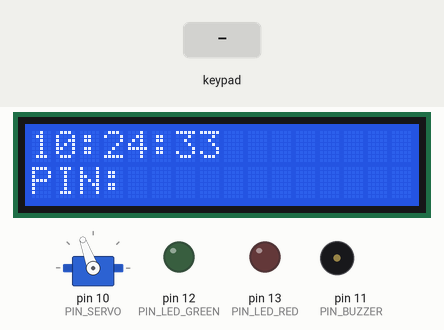
Simulated run of this sketch. Board: Arduino Uno, built with avr-gcc and run on an emulated ATmega328P. Parts: servo, 16×2 character LCD, output pins drawn as LEDs (lit = HIGH), buzzer (waves = sounding). Dashed ring = blinking. The test bench sets the inputs (shaded band). The local clock reads 2024-03-15 10:24:30 at power-on unless the sketch sets it; what the sketch prints to the serial monitor is not drawn.

Above: at 3.3 s.
3.4 s: keypad keys 0 1 2 3 D pressed 0.4 s apart
At 6.6 s:
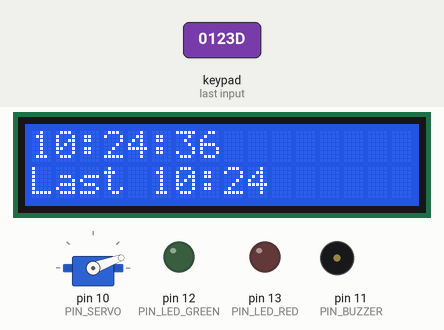
6.9 s: keypad keys 2 3 4 5 D pressed 0.4 s apart
At 7.97 s:
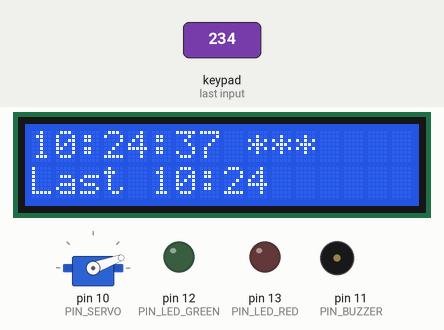
10.4 s: keypad keys 0 1 2 3 D pressed 0.4 s apart
At 12.8 s:
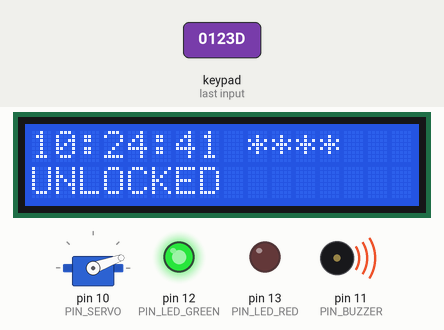
13.9 s: key '9' pressed
At 14.6 s:
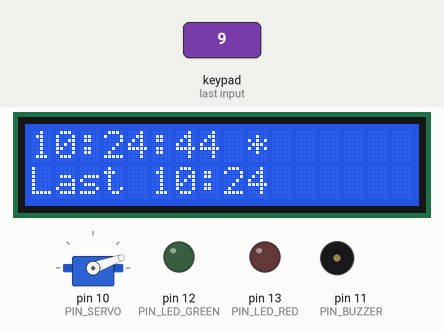
16.9 s: keypad keys 6 7 8 9 D pressed 0.4 s apart
At 18.32 s:
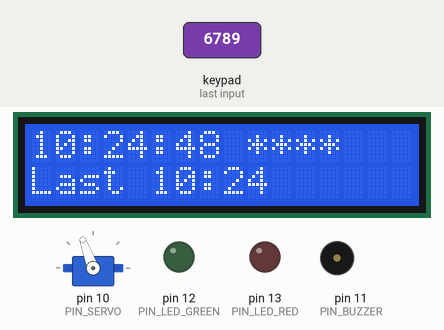
21.6 s: key 'D' pressed
At 21.72 s:
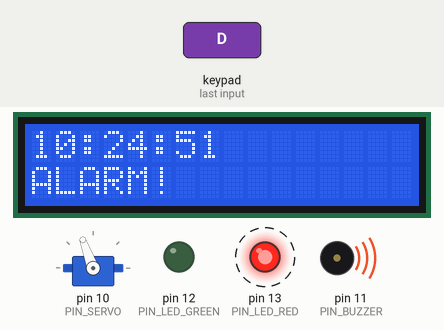
Timing chart, 0 to 24.7 s (numbered marks = the images above; inputs shaded):
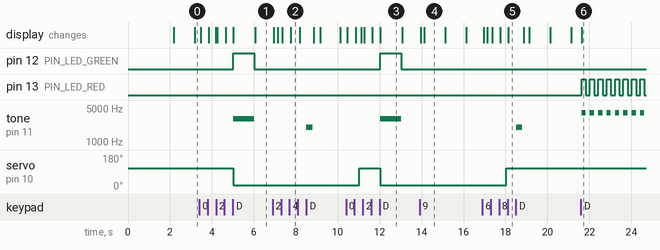

Measured:
- after the input at 3.4 s, pin 12 (PIN_LED_GREEN): LOW → HIGH after 1.6 s, → LOW 1.0 s later; tone on pin 11 (PIN_BUZZER): silent → 3000 Hz after 1.6 s, → silent 1.0 s later; servo on pin 10 (PIN_SERVO): 110° → 20° after 1.6 s; the display: first changes after 0.08 s (image 1 shows a later state)
- after the input at 6.9 s, tone on pin 11 (PIN_BUZZER): silent → 2000 Hz after 1.6 s, → silent 0.30 s later; the display: first changes after 0.06 s (image 2 shows a later state)
- after the input at 10.4 s, pin 12 (PIN_LED_GREEN): LOW → HIGH after 1.6 s, → LOW 1.0 s later; tone on pin 11 (PIN_BUZZER): silent → 3000 Hz after 1.6 s, → silent 1.0 s later; the display: first changes after 0.06 s (image 3 shows a later state)
- after the input at 13.9 s, the display: first changes after 0.06 s (image 4 shows a later state)
- after the input at 16.9 s, tone on pin 11 (PIN_BUZZER): silent → 2000 Hz after 1.6 s, → silent 0.30 s later; the display: first changes after 0.06 s (image 5 shows a later state)
- after the input at 21.6 s, pin 13 (PIN_LED_RED): alternates HIGH for 0.20 s and LOW for 0.20 s, starting at once; tone on pin 11 (PIN_BUZZER): alternates 4000 Hz for 0.20 s and silent for 0.20 s, starting at once; the display: changes at once (image 6)
- what the display in image 3 shows lasts 1.1 s, from 12.0 s to 13.1 s

The sketch:

esafe.ino
```cpp
#include <Wire.h>
#include <RTClib.h>
#include <LiquidCrystal_I2C.h>
#include <Servo.h>
#include <Keypad.h>
#include <avr/io.h>

constexpr uint8_t PIN_BUZZER = 11;
constexpr uint8_t PIN_LED_GREEN = 12;
constexpr uint8_t PIN_LED_RED = 13;
constexpr uint8_t PIN_SERVO = 10;

constexpr uint8_t SERVO_LOCKED = 110;
constexpr uint8_t SERVO_UNLOCKED = 20;

const char MASTER_PIN[] = "0123";
constexpr uint8_t MAX_PIN_LEN = sizeof(MASTER_PIN) - 1;
constexpr uint8_t MAX_WRONG = 3;

// store alarm duration in ms
const uint32_t ALARM_DUR = 5000UL;

constexpr uint8_t WINDOW_START = 9;
constexpr uint8_t WINDOW_END = 23;

// declare RTC object (Lab 6)
RTC_DS1307 rtc;

// declare LCD object at I²C addr 0×27 (Lab 6)
LiquidCrystal_I2C lcd(0x27, 16, 2);

// declare servo object (Lab 3)
Servo latchServo;

// declare keypad rows and columns
const byte ROWS = 4;
const byte COLS = 4;

// create key map
char keys[ROWS][COLS] = { {'D','C','B','A'},
                          {'#','9','6','3'},
                          {'0','8','5','2'},
                          {'*','7','4','1'} };

// assign MCU pins to rows
byte rowPins[ROWS] = { 2, 3, 4, 5 };
// assign MCU pins to columns
byte colPins[COLS] = { 6, 7, 8, 9 };

// create keypad helper
Keypad keypad(makeKeymap(keys), rowPins, colPins, ROWS, COLS);
String entered;
uint8_t wrongCount = 0;
DateTime lastUnlock((uint32_t)0);

// store last LCD refresh moment
uint32_t lastDisplayMs = 0;

// flag that becomes true after first unlock
bool hasUnlocked = false;

// store moment when servo must relock
uint32_t lockRestoreMs = 0;

/* ADC support (Lab 4) */

// store last supply-voltage measurement moment
uint32_t lastVccMs = 0;

// store most recent Vcc reading in mV
uint16_t vcc_mV = 0;

/* ADC initialisation (Lab 4) */
void adcInit()
{
  // select AVcc as reference and internal band-gap (channel 14)
  ADMUX = _BV(REFS0) | 0b11110;

  // enable ADC and set prescaler to ÷16
  ADCSRA = _BV(ADEN) | _BV(ADPS2);
}

/* convert band-gap reading to millivolts (Lab 4) */
uint16_t readVccmV()
{
  // start a single conversion
  ADCSRA |= _BV(ADSC);

  // wait until ADSC clears
  while (ADCSRA & _BV(ADSC));

  // read 10-bit result
  uint16_t adc = ADC;

  // compute Vcc using Vbg ≈ 1.126 V
  return (uint32_t)1126 * 1024 / adc;
}

/* helper: overwrite one LCD row with spaces */
void clearLine(uint8_t row)
{
  // move cursor to beginning of row
  lcd.setCursor(0, row);

  // print 16 spaces
  for (uint8_t i = 0; i < 16; ++i)
    lcd.print(' ');
}

/* helper: check if time is inside allowed window */
bool inWindow(const DateTime& t)
{
  // extract hour from timestamp
  uint8_t h = t.hour();

  // return true if inside bounds
  return h >= WINDOW_START && h <= WINDOW_END;
}


/* redraw complete user interface */
void updateDisplay()
{
  // request current time from RTC
  DateTime now = rtc.now();

  // allocate buffer for formatted strings
  char buf[17];

  // build "HH:MM:SS"
  snprintf(buf, sizeof(buf), "%02u:%02u:%02u",
           now.hour(), now.minute(), now.second());

  // clear first row
  clearLine(0);

  // place cursor at row 0 col 0
  lcd.setCursor(0, 0);

  // print time string
  lcd.print(buf);

  // clear second row
  clearLine(1);

  // check if user is typing
  if (entered.length() > 0)
  {
    // check if safe hasn’t been unlocked yet
    if (!hasUnlocked)
    {
      // print “PIN:” label
      lcd.setCursor(0, 1);
      lcd.print("PIN:");

      // move after label
      lcd.setCursor(4, 1);

      // print one asterisk per digit typed
      for (uint8_t i = 0; i < entered.length(); ++i)
        lcd.print('*');
    }
    else
    {
      // build “Last HH:MM” string
      snprintf(buf, sizeof(buf), "Last %02u:%02u",
               lastUnlock.hour(), lastUnlock.minute());

      // print last-unlock time
      lcd.setCursor(0, 1);
      lcd.print(buf);

      // show asterisks after clock on first row
      lcd.setCursor(8, 0);
      lcd.print(' ');
      for (uint8_t i = 0; i < entered.length(); ++i)
        lcd.print('*');
    }

    // stop further processing
    return;
  }

  // if not typing and safe has been unlocked before
  if (hasUnlocked)
  {
    // build message again
    snprintf(buf, sizeof(buf), "Last %02u:%02u",
             lastUnlock.hour(), lastUnlock.minute());

    // print on second row
    lcd.setCursor(0, 1);
    lcd.print(buf);
  }
  else
  {
    // prompt for PIN the very first time
    lcd.setCursor(0, 1);
    lcd.print("PIN:");
  }
}

/* empty buffer and refresh display */
void resetEntry()
{
  // clear string object
  entered = "";

  // redraw UI
  updateDisplay();
}

/* play alarm (LED + buzzer) */
void triggerAlarm()
{
  clearLine(1);
  lcd.setCursor(0, 1);
  lcd.print("ALARM!");

  // record start time
  uint32_t start = millis();

  // loop for ALARM_DUR ms
  while (millis() - start < ALARM_DUR)
  {
    digitalWrite(PIN_LED_RED, HIGH);

    tone(PIN_BUZZER, 4000);

    delay(200);

    digitalWrite(PIN_LED_RED, LOW);

    noTone(PIN_BUZZER);

    delay(200);
  }

  // reset wrong-attempt counter
  wrongCount = 0;

  resetEntry();
}

/* unlock the door and schedule auto-relock */
void unlockDoor(const DateTime& now)
{
  clearLine(1);

  lcd.setCursor(0, 1);
  lcd.print("UNLOCKED");

  latchServo.write(SERVO_UNLOCKED);

  digitalWrite(PIN_LED_GREEN, HIGH);

  tone(PIN_BUZZER, 3000);

  delay(1000);

  noTone(PIN_BUZZER);

  digitalWrite(PIN_LED_GREEN, LOW);

  lastUnlock = now;
  hasUnlocked = true;

  lockRestoreMs = millis() + 5000;

  resetEntry();
}

/* feedback when unlocking outside hours */
void outsideHours()
{
  clearLine(1);
  lcd.setCursor(0, 1);
  lcd.print("OUTSIDE HOURS");

  digitalWrite(PIN_LED_RED, HIGH);

  tone(PIN_BUZZER, 2500);

  delay(1000);

  noTone(PIN_BUZZER);

  digitalWrite(PIN_LED_RED, LOW);

  resetEntry();
}

/* short beep for wrong PIN */
void wrongPin()
{
  tone(PIN_BUZZER, 2000);

  delay(300);

  noTone(PIN_BUZZER);

  resetEntry();
}

/* process one keypad character */
void handleKey(char k)
{
  // if C was pressed, clear buffer
  if (k == 'C')
  {
    resetEntry();
    return;
  }

  // if D was pressed, evaluate PIN
  if (k == 'D')
  {
    // if buffer matches master pin
    if (entered == MASTER_PIN)
    {
      // fetch current time
      DateTime now = rtc.now();

      // check time window
      if (inWindow(now))
        unlockDoor(now);
      else
        outsideHours();
    }
    else
    {
      ++wrongCount;

      // trigger alarm on third strike
      if (wrongCount >= MAX_WRONG)
        triggerAlarm();
      else
        wrongPin();
    }

    // stop processing for D
    return;
  }

  // ignore non-digit keys
  if (!isDigit(k))
    return;

  // append digit if buffer not full
  if (entered.length() < MAX_PIN_LEN)
  {
    entered += k;
    updateDisplay();
  }
}

void setup()
{
  // set pins as output
  pinMode(PIN_BUZZER, OUTPUT);
  pinMode(PIN_LED_GREEN, OUTPUT);
  pinMode(PIN_LED_RED, OUTPUT);

  // attach servo to its pin
  latchServo.attach(PIN_SERVO);
  // start with latch locked
  latchServo.write(SERVO_LOCKED);

  // open serial port at 9600 baud
  Serial.begin(9600);

  // start I²C bus
  Wire.begin();

  lcd.init();

  // switch LCD backlight on
  lcd.backlight();

  lcd.print("eSafe starting");

  delay(2000);

  lcd.clear();

  // start RTC; halt if not found
  if (!rtc.begin())
  {
    lcd.print("RTC ERROR");
    while (true);
  }

  // set compile-time if RTC battery flat
  if (!rtc.isrunning())
    rtc.adjust(DateTime(F(__DATE__), F(__TIME__)));

  // enable ADC subsystem
  adcInit();

  updateDisplay();
}

void loop()
{
  // snapshot current milliseconds
  uint32_t nowMs = millis();

  // auto-relock check
  if (lockRestoreMs && nowMs >= lockRestoreMs)
  {
    latchServo.write(SERVO_LOCKED);
    lockRestoreMs = 0;
  }

  // periodic LCD refresh
  if (nowMs - lastDisplayMs >= 1000)
  {
    lastDisplayMs = nowMs;
    updateDisplay();
  }

  // periodic Vcc measurement
  if (nowMs - lastVccMs >= 5000)
  {
    lastVccMs = nowMs;
    vcc_mV = readVccmV();

    Serial.print("VCC = ");
    Serial.print(vcc_mV);
    Serial.println(" mV");

    if (vcc_mV < 4600)
      digitalWrite(PIN_LED_RED, !digitalRead(PIN_LED_RED));
    else
      digitalWrite(PIN_LED_RED, LOW);
  }

  // read keypad once per pass
  char k = keypad.getKey();

  // handle key if present
  if (k)
    handleKey(k);
}
```
